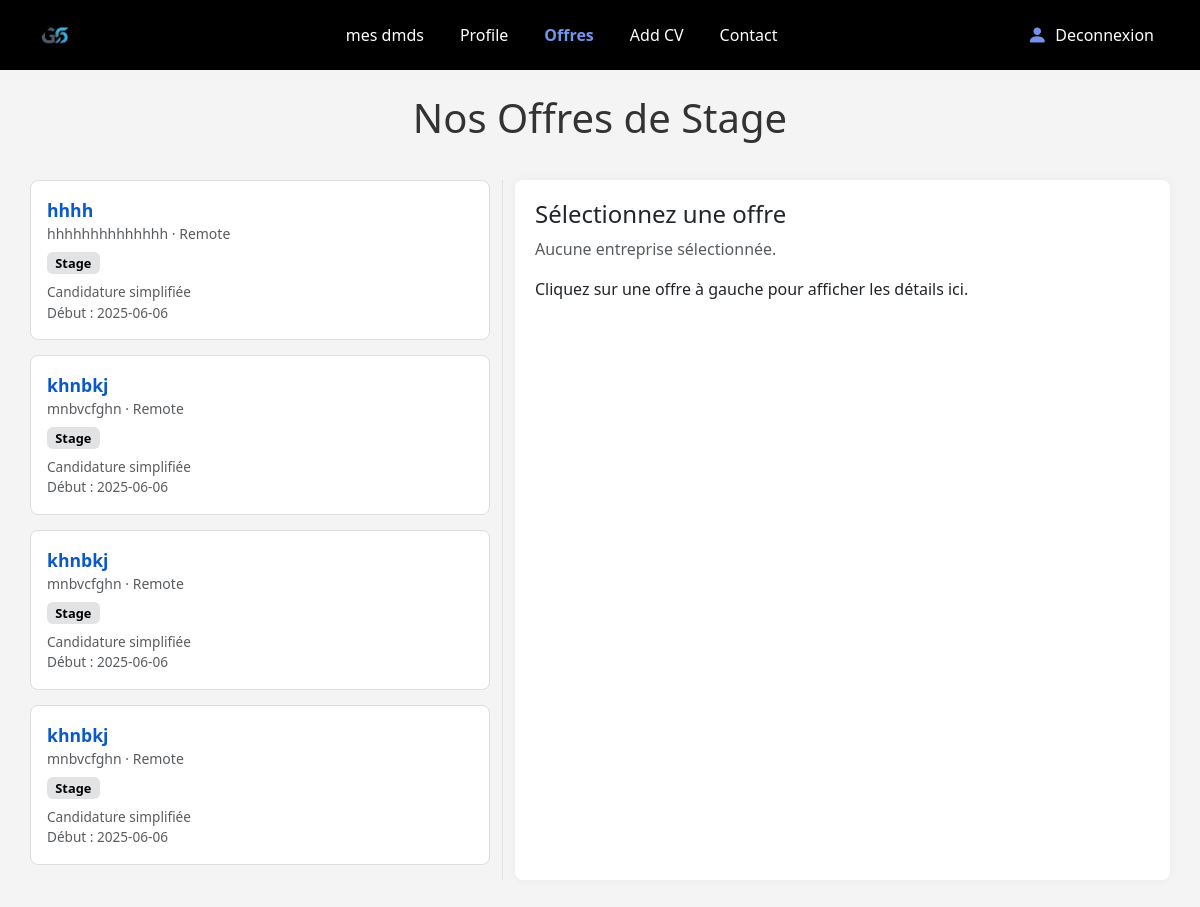
The page /afichages/etudiant/offres.php (signed in) on the database its author committed.
### tables this page shows
CREATE TABLE `offres` (
  `id_offre` int NOT NULL AUTO_INCREMENT,
  `titre` varchar(255) NOT NULL,
  `description` text NOT NULL,
  `entreprise` varchar(255) DEFAULT NULL,
  `date_debut` date DEFAULT NULL,
  `date_fin` date DEFAULT NULL,
  `id_admin` int DEFAULT NULL,
  `created_at` timestamp NULL DEFAULT CURRENT_TIMESTAMP,
  PRIMARY KEY (`id_offre`),
  KEY `id_admin` (`id_admin`),
  CONSTRAINT `offres_ibfk_1` FOREIGN KEY (`id_admin`) REFERENCES `admins` (`id_admin`) ON DELETE SET NULL
);

### database/config.php (called while the page is built)
<?php
class Database {
    private $host = '127.0.0.1';
    private $dbname = 'gestion_stages';
    private $username = 'root';
    private $password = 'hhh999farsale';
    public $pdo;
    public function __construct() {
        try {
            $this->pdo = new PDO("mysql:host=$this->host;dbname=$this->dbname;charset=utf8mb4",
                                 $this->username, $this->password);
            $this->pdo->setAttribute(PDO::ATTR_ERRMODE, PDO::ERRMODE_EXCEPTION);
        } catch (PDOException $e) {
            die("Erreur de connexion : " . $e->getMessage());
        }
    }
    public function getPDO() {
        return $this->pdo;
    }
}
?>

### afichages/etudiant/offres.php (the view, shortened to what this page needs)
<?php
if ($_SESSION['user'] && isset($_SESSION['user'])) {
require_once '../../database/config.php';
class Etudiant {
    private $pdo;
    public function __construct() {
        try {
            $db = new Database();
            $this->pdo = $db->getPDO();
            if (!empty("etudiants['profile_etu']")) {
                $stmt = $this->pdo->prepare("UPDATE etudiants SET profile_etu = :v1 WHERE profile_etu IS NULL");
                $profile = 'profileetu.jpeg';
                $stmt->bindParam(':v1', $profile);
                $stmt->execute();
            }
        } catch (PDOException $e) {
            die("Erreur de base de données : " . $e->getMessage());
        }
    }
    function offres() {
        $stmt = $this->pdo->prepare("SELECT * FROM offres WHERE id_offre NOT IN (SELECT id_offre FROM candidatures  WHERE id_etu = :id_etu) ORDER BY date_debut DESC");
        $stmt->bindParam(":id_etu",$_SESSION['user']['id_etu']);
        $stmt->execute();
        return $stmt->fetchAll();
    }
}
$etu = new Etudiant();
$offres = $etu->offres();
$today =  new DateTime();
?>
<!DOCTYPE html>
<html lang="fr">
<head>
  <link href="https://cdn.jsdelivr.net/npm/bootstrap@5.3.3/dist/css/bootstrap.min.css" rel="stylesheet">
  <link href="https://cdn.jsdelivr.net/npm/bootstrap-icons@1.10.5/font/bootstrap-icons.css" rel="stylesheet">
  <link rel="stylesheet" href="offres.css">
</head>
<body>
<nav class="navbar navbar-expand-lg">
  <div class="container-fluid">
    <a class="navbar-brand d-flex align-items-center" href="#">
      <img src="../../index/logo.png" alt="Logo">
    </a>
    <div class="collapse navbar-collapse justify-content-center" id="navbarNav">
      <ul class="navbar-nav">
        <li class="nav-item"><a class="nav-link " href="mes_demandes.php">mes dmds</a></li>
        <li class="nav-item"><a class="nav-link" href="etudiant.php">Profile</a></li>
        <li class="nav-item"><a class="nav-link active" href="#">Offres</a></li>
        <li class="nav-item"><a class="nav-link" href="pr.php">Add CV</a></li>
        <li class="nav-item"><a class="nav-link" href="../contact/contact.php">Contact</a></li>
      </ul>
    </div>
    <div class="d-flex align-items-center dec">
      <i class="bi bi-person-fill fs-5 me-2"></i>
      <a href="../../index/deconnexion.php" class="text-white me-3 text-decoration-none">Deconnexion</a>
    </div>
  </div>
</nav>
<h1 class="mt-4">Nos Offres de Stage</h1>
<div class="container-fluid">
  <div class="row g-4 flex-column-reverse flex-md-row">
    <div class="col-md-5 offer-list">
      <?php foreach ($offres as $o):
        if($o['date_fin']<$today){
        ?>
        <div class="offer-card" onclick="loadDetails('<?= addslashes($o['titre']) ?>', '<?= addslashes($o['description']) ?>', '<?= addslashes($o['entreprise']) ?>', <?= $o['id_offre'] ?>)">
          <div class="offer-title"><?= $o['titre'] ?></div>
          <div class="text-muted small"><?= $o['entreprise'] ?> · Remote</div>
          <span class="badge badge-stage mt-2">Stage</span>
          <div class="text-muted mt-2" style="font-size: 0.85em;">
            Candidature simplifiée<br>
            Début : <?= $o['date_debut'] ?>
          </div>
        </div>
      <?php } endforeach; ?>
    </div>
    <div class="col-md-7">
      <div class="detail-panel" id="detailPanel">
        <h4 id="detailTitle">Sélectionnez une offre</h4>
        <p class="text-muted" id="detailCompany">Aucune entreprise sélectionnée.</p>
        <p id="detailDesc">Cliquez sur une offre à gauche pour afficher les détails ici.</p>
      </div>
    </div>
  </div>
</div>
</body>
</html>
<?php
} else {
  header('location: ../../index/index.html');
  exit;
}
?>

### afichages/etudiant/offres.css (style rules this page uses)
body { font-family: Arial, sans-serif; background: #f4f4f4; margin: 0; font-family: "Segoe UI", sans-serif; }
.navbar { background-color: black; height: 70px; }
.navbar-nav .nav-link { color: white; margin: 0 10px; }
.navbar-nav .nav-link.active, .navbar-nav .nav-link:hover { color:#7494ec; font-weight: bold; }
.navbar-brand img { height: 50px; }
.dec i { color: #7494ec; }
h1 { text-align: center; color: #333; }
.container-fluid { padding: 30px; }
.offer-list { border-right: 1px solid #dee2e6; max-height: 90vh; overflow-y: auto; }
.offer-card { background: white; border: 1px solid #ddd; border-radius: 8px; padding: 16px; margin-bottom: 15px; cursor: pointer; transition: background 0.2s; }
.offer-title { font-size: 1.1rem; font-weight: bold; color: #0a58ca; }
.badge-stage { background-color: #e2e3e5; color: #000; font-size: 0.8rem; }
.detail-panel { background-color: white; border-radius: 8px; padding: 20px; height: 100%; box-shadow: 0 0 10px rgba(0,0,0,0.05); }

### afichages/etudiant/offres.php (style rules this page uses)
@media (min-width: 768px) { .offer-list { border-right: 1px solid #dee2e6; } }

### rows shown on the page
offres: titre "hhhh", entreprise "hhhhhhhhhhhhhh", date_debut "2025-06-06"
offres: titre "khnbkj", entreprise "mnbvcfghn", date_debut "2025-06-06"
offres: titre "khnbkj", entreprise "mnbvcfghn", date_debut "2025-06-06"
offres: titre "khnbkj", entreprise "mnbvcfghn", date_debut "2025-06-06"
